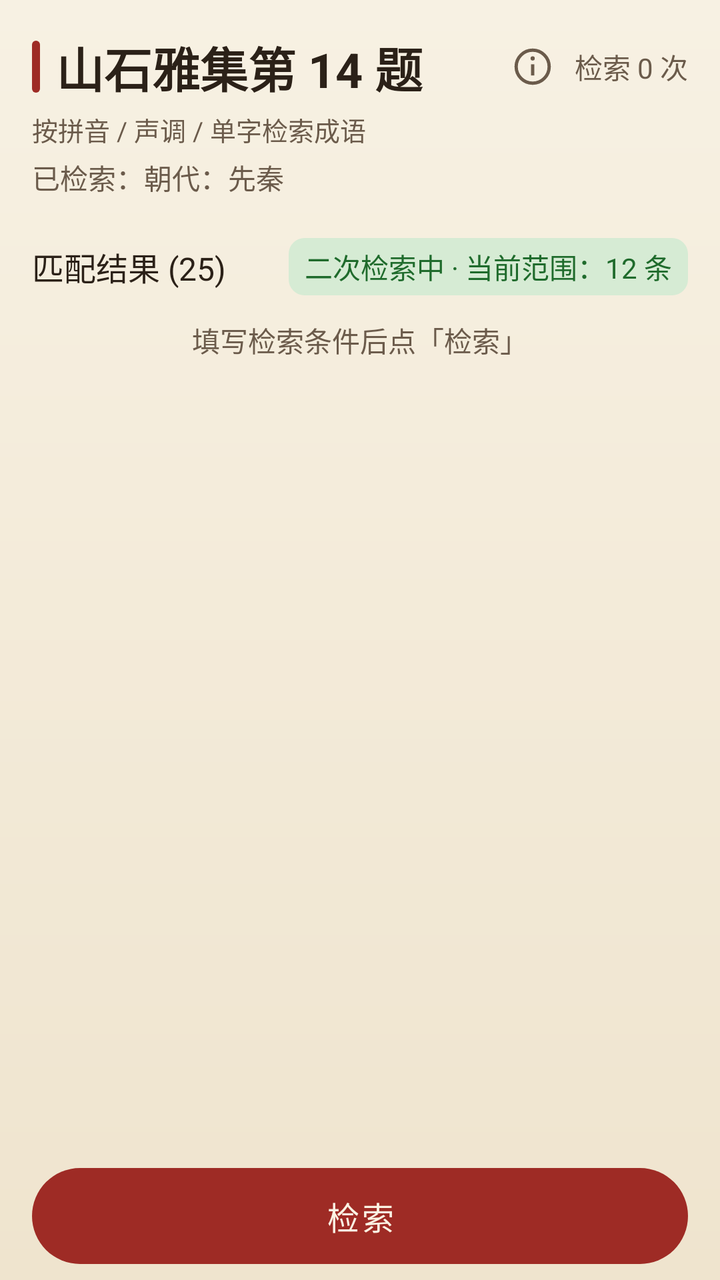
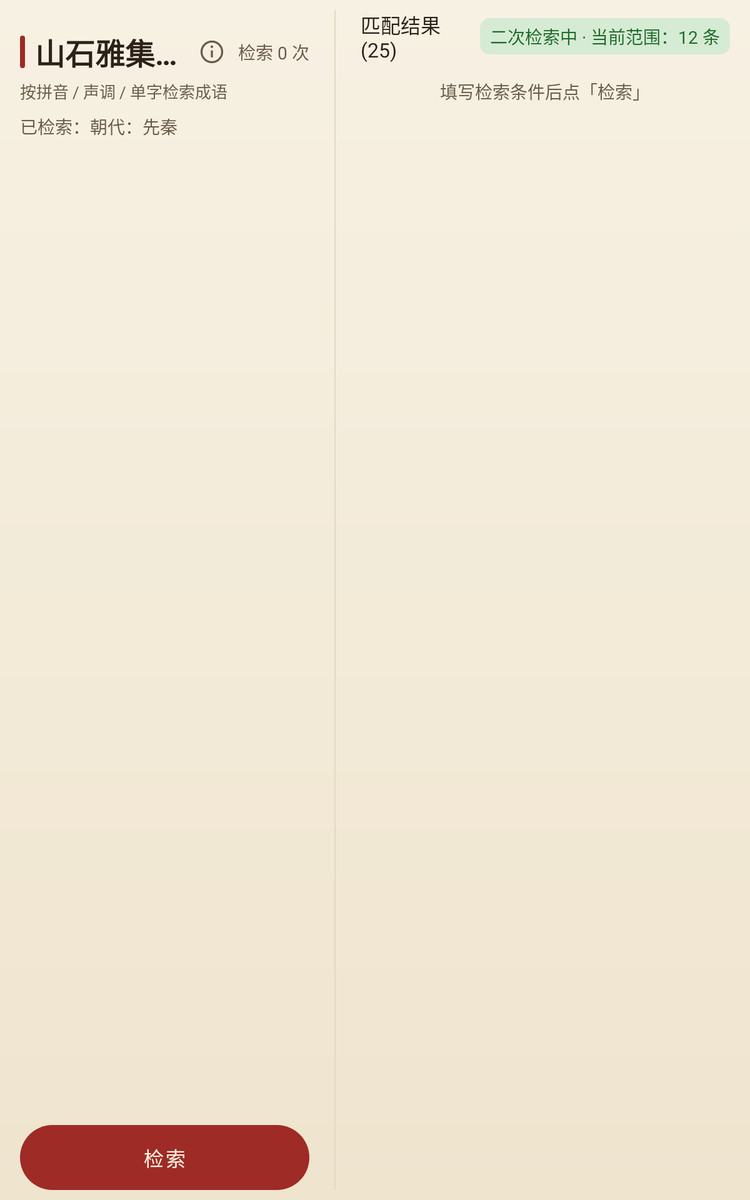

First picture: res/layout/ on a phone held upright. Second picture: the repository's own variant of that layout, on a device whose configuration matches the variant's folder. Source for both follows.
<!-- AndroidManifest.xml: application theme Theme.FhlSearch -->
<!-- res/layout/fragment_fhl_mingshi.xml -->
<?xml version="1.0" encoding="utf-8"?>
<LinearLayout xmlns:android="http://schemas.android.com/apk/res/android"
    xmlns:tools="http://schemas.android.com/tools"
    android:layout_width="match_parent"
    android:layout_height="match_parent"
    android:orientation="vertical"
    android:paddingStart="@dimen/fhl_screen_pad"
    android:paddingEnd="@dimen/fhl_screen_pad">

    <include
        android:id="@+id/header"
        layout="@layout/view_fhl_header" />

    <TextView
        android:id="@+id/tvApplied"
        style="@style/TextFhlCaption"
        android:layout_width="match_parent"
        android:layout_height="wrap_content"
        android:textColor="@color/fhl_ink_sub"
        android:visibility="gone"
        tools:text="已检索：朝代：先秦"
        tools:visibility="visible" />

    <include
        android:id="@+id/actions"
        layout="@layout/view_fhl_actions"
        android:layout_width="match_parent"
        android:layout_height="wrap_content"
        android:layout_marginTop="@dimen/fhl_gap_s" />

    <androidx.core.widget.NestedScrollView
        android:layout_width="match_parent"
        android:layout_height="0dp"
        android:layout_marginTop="@dimen/fhl_gap_s"
        android:layout_weight="1"
        android:fillViewport="true">

        <LinearLayout
            android:layout_width="match_parent"
            android:layout_height="wrap_content"
            android:orientation="vertical">

            <include
                android:id="@+id/modes"
                layout="@layout/view_fhl_ms_modes"
                android:layout_width="match_parent"
                android:layout_height="wrap_content" />

            <include
                android:id="@+id/result"
                layout="@layout/view_fhl_result"
                android:layout_width="match_parent"
                android:layout_height="wrap_content"
                android:layout_marginTop="@dimen/fhl_gap_m" />
        </LinearLayout>
    </androidx.core.widget.NestedScrollView>

    <com.google.android.material.button.MaterialButton
        android:id="@+id/btnSearch"
        style="@style/BtnFhlPrimary"
        android:layout_width="match_parent"
        android:layout_height="@dimen/fhl_btn_h"
        android:layout_marginTop="@dimen/fhl_gap_s"
        android:layout_marginBottom="@dimen/fhl_gap_s"
        android:text="@string/ms_search" />
</LinearLayout>
<!-- res/layout/view_fhl_header.xml (included above) -->
<?xml version="1.0" encoding="utf-8"?>
<LinearLayout xmlns:android="http://schemas.android.com/apk/res/android"
    xmlns:app="http://schemas.android.com/apk/res-auto"
    xmlns:tools="http://schemas.android.com/tools"
    android:id="@+id/header"
    android:layout_width="match_parent"
    android:layout_height="wrap_content"
    android:orientation="vertical">

    <LinearLayout
        android:layout_width="match_parent"
        android:layout_height="wrap_content"
        android:gravity="center_vertical"
        android:orientation="horizontal"
        android:paddingTop="@dimen/fhl_gap_l"
        android:paddingBottom="@dimen/fhl_gap_xs">

        <View
            android:layout_width="4dp"
            android:layout_height="26dp"
            android:background="@drawable/bg_fhl_title_bar" />

        <TextView
            android:id="@+id/tvTitle"
            style="@style/TextFhlTitle"
            android:layout_width="0dp"
            android:layout_height="wrap_content"
            android:layout_marginStart="@dimen/fhl_gap_s"
            android:layout_weight="1"
            android:ellipsize="end"
            android:maxLines="1"
            tools:text="山石雅集第 14 题" />

        
        <ImageButton
            android:id="@+id/btnInfo"
            android:layout_width="34dp"
            android:layout_height="34dp"
            android:layout_marginStart="@dimen/fhl_gap_xs"
            android:layout_marginEnd="@dimen/fhl_gap_xs"
            android:background="?attr/selectableItemBackgroundBorderless"
            android:contentDescription="@string/info_button"
            android:padding="6dp"
            android:scaleType="fitCenter"
            android:src="@drawable/ic_fhl_info"
            app:tint="@color/fhl_ink_sub" />

        <TextView
            android:id="@+id/tvCount"
            style="@style/TextFhlCaption"
            android:layout_width="wrap_content"
            android:layout_height="wrap_content"
            tools:text="检索 0 次" />
    </LinearLayout>

    <TextView
        android:id="@+id/tvSubtitle"
        style="@style/TextFhlSubtitle"
        android:layout_width="match_parent"
        android:layout_height="wrap_content"
        android:layout_marginBottom="@dimen/fhl_gap_xs"
        tools:text="按拼音 / 声调 / 单字检索成语" />
</LinearLayout>
<!-- res/layout/view_fhl_actions.xml (included above) -->
<?xml version="1.0" encoding="utf-8"?>
<LinearLayout xmlns:android="http://schemas.android.com/apk/res/android"
    xmlns:app="http://schemas.android.com/apk/res-auto"
    android:id="@+id/layActions"
    android:layout_width="match_parent"
    android:layout_height="wrap_content"
    android:baselineAligned="false"
    android:orientation="horizontal"
    android:visibility="gone">

    <com.google.android.material.button.MaterialButton
        android:id="@+id/btnClearAll"
        style="@style/BtnFhlLightSmall"
        android:layout_width="0dp"
        android:layout_height="@dimen/fhl_btn_h_small"
        android:layout_weight="1"
        android:layout_marginEnd="@dimen/fhl_gap_s"
        android:text="@string/btn_clear_all" />

    <com.google.android.material.button.MaterialButton
        android:id="@+id/btnClearCurrent"
        style="@style/BtnFhlLightSmall"
        android:layout_width="0dp"
        android:layout_height="@dimen/fhl_btn_h_small"
        android:layout_weight="1"
        android:layout_marginEnd="@dimen/fhl_gap_s"
        android:text="@string/btn_clear_current" />

    <com.google.android.material.button.MaterialButton
        android:id="@+id/btnSecondSearch"
        style="@style/BtnFhlPrimary"
        android:layout_width="0dp"
        android:layout_height="@dimen/fhl_btn_h_small"
        android:layout_weight="1"
        android:maxLines="1"
        android:text="@string/cy_second_search"
        android:textSize="@dimen/fhl_fs_body_s"
        app:autoSizeMaxTextSize="@dimen/fhl_fs_body_s"
        app:autoSizeMinTextSize="6sp"
        app:autoSizeStepGranularity="1sp"
        app:autoSizeTextType="uniform" />
</LinearLayout>
<!-- res/layout/view_fhl_ms_modes.xml (included above) -->
<?xml version="1.0" encoding="utf-8"?>
<LinearLayout xmlns:android="http://schemas.android.com/apk/res/android"
    android:id="@+id/modes"
    android:layout_width="match_parent"
    android:layout_height="wrap_content"
    android:orientation="vertical">

    <LinearLayout
        android:id="@+id/layModeList"
        android:layout_width="match_parent"
        android:layout_height="wrap_content"
        android:orientation="vertical" />
</LinearLayout>
<!-- res/layout/view_fhl_result.xml (included above) -->
<?xml version="1.0" encoding="utf-8"?>
<LinearLayout xmlns:android="http://schemas.android.com/apk/res/android"
    xmlns:tools="http://schemas.android.com/tools"
    android:layout_width="match_parent"
    android:layout_height="match_parent"
    android:orientation="vertical">

    
    <LinearLayout
        android:id="@+id/layStatus"
        android:layout_width="match_parent"
        android:layout_height="wrap_content"
        android:gravity="center_vertical"
        android:orientation="horizontal"
        android:visibility="gone"
        tools:visibility="visible">

        <TextView
            android:id="@+id/tvResultCount"
            style="@style/TextFhlBody"
            android:layout_width="0dp"
            android:layout_height="wrap_content"
            android:layout_weight="1"
            tools:text="匹配结果 (25)" />

        <TextView
            android:id="@+id/tvSecondBar"
            style="@style/TextFhlCaption"
            android:layout_width="wrap_content"
            android:layout_height="wrap_content"
            android:background="@drawable/bg_fhl_tag_hit"
            android:paddingStart="@dimen/fhl_gap_s"
            android:paddingEnd="@dimen/fhl_gap_s"
            android:paddingTop="@dimen/fhl_gap_xs"
            android:paddingBottom="@dimen/fhl_gap_xs"
            android:textColor="@color/fhl_green_text"
            android:visibility="gone"
            tools:text="二次检索中 · 当前范围：12 条"
            tools:visibility="visible" />
    </LinearLayout>

    <TextView
        android:id="@+id/tvEmpty"
        style="@style/TextFhlCaption"
        android:layout_width="match_parent"
        android:layout_height="wrap_content"
        android:layout_marginTop="@dimen/fhl_gap_m"
        android:gravity="center"
        android:visibility="gone"
        tools:text="填写检索条件后点「检索」"
        tools:visibility="visible" />

    <androidx.recyclerview.widget.RecyclerView
        android:id="@+id/rvResult"
        android:layout_width="match_parent"
        android:layout_height="0dp"
        android:layout_weight="1"
        android:layout_marginTop="@dimen/fhl_gap_s"
        android:clipToPadding="false"
        android:paddingBottom="@dimen/fhl_gap_s"
        android:scrollbars="vertical" />
</LinearLayout>
<!-- resources referenced by this layout -->
<resources>
  <color name="fhl_green_text">#1F6B2C</color>
  <color name="fhl_ink_sub">#6B5B4B</color>
  <dimen name="fhl_btn_h">48dp</dimen>
  <dimen name="fhl_btn_h_small">42dp</dimen>
  <dimen name="fhl_fs_body_s">14sp</dimen>
  <dimen name="fhl_gap_l">16dp</dimen>
  <dimen name="fhl_gap_m">12dp</dimen>
  <dimen name="fhl_gap_s">8dp</dimen>
  <dimen name="fhl_gap_xs">4dp</dimen>
  <dimen name="fhl_screen_pad">16dp</dimen>
  <!-- drawable bg_fhl_tag_hit (drawable) -->
  <?xml version="1.0" encoding="utf-8"?>
  <shape xmlns:android="http://schemas.android.com/apk/res/android" android:shape="rectangle">
      <solid android:color="@color/fhl_green_bg" />
      <corners android:radius="@dimen/fhl_radius_s" />
  </shape>
  <!-- drawable bg_fhl_title_bar (drawable) -->
  <?xml version="1.0" encoding="utf-8"?>
  <shape xmlns:android="http://schemas.android.com/apk/res/android" android:shape="rectangle">
      <solid android:color="@color/fhl_vermilion" />
      <corners android:radius="2dp" />
      <size android:width="4dp" />
  </shape>
  <string name="btn_clear_all">清空所有</string>
  <string name="btn_clear_current">清空当前</string>
  <string name="cy_second_search">二次检索</string>
  <string name="info_button">信息</string>
  <string name="ms_search">检索</string>
  <style name="TextFhlBody">
          <item name="android:textSize">@dimen/fhl_fs_body</item>
          <item name="android:textColor">@color/fhl_ink</item>
      </style>
  <style name="TextFhlCaption">
          <item name="android:textSize">@dimen/fhl_fs_body_s</item>
          <item name="android:textColor">@color/fhl_ink_sub</item>
      </style>
  <style name="TextFhlSubtitle">
          <item name="android:textSize">@dimen/fhl_fs_subtitle</item>
          <item name="android:textColor">@color/fhl_ink_sub</item>
      </style>
  <style name="TextFhlTitle">
          <item name="android:textSize">@dimen/fhl_fs_title</item>
          <item name="android:textColor">@color/fhl_ink</item>
          <item name="android:textStyle">bold</item>
      </style>
  <color name="fhl_green_bg">#D6EBD4</color>
  <dimen name="fhl_radius_s">8dp</dimen>
  <color name="fhl_vermilion">#9E2B25</color>
  <dimen name="fhl_btn_pad_h_small">4dp</dimen>
  <dimen name="fhl_fs_btn">16sp</dimen>
  <color name="fhl_text_on_dark">#FBF3E4</color>
  <dimen name="fhl_fs_body">16sp</dimen>
  <color name="fhl_ink">#2B2118</color>
  <dimen name="fhl_fs_subtitle">13sp</dimen>
  <dimen name="fhl_fs_title">24sp</dimen>
  <color name="fhl_vermilion_tint">#F3E3DF</color>
  <color name="fhl_gold">#B08A3E</color>
  <color name="fhl_card">#FBF7EC</color>
  <color name="fhl_line_strong">#CDBE9F</color>
  <color name="fhl_line">#E3D9C2</color>
  <color name="fhl_error">#C0392B</color>
  <color name="fhl_paper_top">#F7F1E3</color>
  <!-- drawable bg_fhl_paper (drawable) -->
  <?xml version="1.0" encoding="utf-8"?>
  <shape xmlns:android="http://schemas.android.com/apk/res/android" android:shape="rectangle">
      <gradient
          android:angle="270"
          android:startColor="@color/fhl_paper_top"
          android:endColor="@color/fhl_paper_bottom"
          android:type="linear" />
  </shape>
  <color name="fhl_paper_bottom">#EFE4CE</color>
  <style name="ThemeOverlay.FhlSearch.Dialog" parent="ThemeOverlay.Material3.MaterialAlertDialog">
          <item name="colorSurface">@color/fhl_card</item>
          <item name="colorOnSurface">@color/fhl_ink</item>
          <item name="colorPrimary">@color/fhl_vermilion</item>
      </style>
  <color name="fhl_vermilion_pressed">#7E211C</color>
  <dimen name="fhl_radius_pill">999dp</dimen>
  <color name="fhl_gold_tint">#F1E8D2</color>
  <color name="fhl_btn_light">#FFFDF7</color>
  <dimen name="fhl_stroke_hair">1dp</dimen>
  <!-- some entries are left out for length -->
</resources>
<!-- res/layout-sw600dp/fragment_fhl_mingshi.xml (the repository's variant of the layout above) -->
<!-- drawn on a 7-inch tablet held upright -->
<?xml version="1.0" encoding="utf-8"?>
<LinearLayout xmlns:android="http://schemas.android.com/apk/res/android"
    xmlns:tools="http://schemas.android.com/tools"
    android:layout_width="match_parent"
    android:layout_height="match_parent"
    android:orientation="horizontal"
    android:paddingStart="@dimen/fhl_screen_pad"
    android:paddingEnd="@dimen/fhl_screen_pad"
    android:paddingTop="@dimen/fhl_gap_s"
    android:paddingBottom="@dimen/fhl_gap_s">

    <LinearLayout
        android:layout_width="0dp"
        android:layout_height="match_parent"
        android:layout_weight="44"
        android:orientation="vertical">

        <include
            android:id="@+id/header"
            layout="@layout/view_fhl_header" />

        <TextView
            android:id="@+id/tvApplied"
            style="@style/TextFhlCaption"
            android:layout_width="match_parent"
            android:layout_height="wrap_content"
            android:layout_marginTop="@dimen/fhl_gap_xs"
            android:textColor="@color/fhl_ink_sub"
            android:visibility="gone"
            tools:text="已检索：朝代：先秦"
            tools:visibility="visible" />

        <androidx.core.widget.NestedScrollView
            android:layout_width="match_parent"
            android:layout_height="0dp"
            android:layout_weight="1"
            android:fillViewport="true">

            <include
                android:id="@+id/modes"
                layout="@layout/view_fhl_ms_modes" />
        </androidx.core.widget.NestedScrollView>

        <com.google.android.material.button.MaterialButton
            android:id="@+id/btnSearch"
            style="@style/BtnFhlPrimary"
            android:layout_width="match_parent"
            android:layout_height="@dimen/fhl_btn_h_large"
            android:layout_marginTop="@dimen/fhl_gap_s"
            android:text="@string/ms_search" />
    </LinearLayout>

    <View
        android:layout_width="@dimen/fhl_stroke_hair"
        android:layout_height="match_parent"
        android:layout_marginStart="@dimen/fhl_pane_gap"
        android:layout_marginEnd="@dimen/fhl_pane_gap"
        android:background="@color/fhl_line" />

    <LinearLayout
        android:layout_width="0dp"
        android:layout_height="match_parent"
        android:layout_weight="56"
        android:orientation="vertical">

        <include
            android:id="@+id/actions"
            layout="@layout/view_fhl_actions"
            android:layout_width="match_parent"
            android:layout_height="wrap_content"
            android:layout_marginBottom="@dimen/fhl_gap_s" />

        <include
            android:id="@+id/result"
            layout="@layout/view_fhl_result"
            android:layout_width="match_parent"
            android:layout_height="0dp"
            android:layout_weight="1" />
    </LinearLayout>
</LinearLayout>
<!-- resources referenced by the variant -->
<!-- as a 7-inch tablet held upright resolves them -->
<resources>
  <color name="fhl_green_text">#1F6B2C</color>
  <color name="fhl_ink_sub">#6B5B4B</color>
  <color name="fhl_line">#E3D9C2</color>
  <dimen name="fhl_btn_h_large">52dp</dimen>
  <dimen name="fhl_btn_h_small">42dp</dimen>
  <dimen name="fhl_fs_body_s">14sp</dimen>
  <dimen name="fhl_gap_l">16dp</dimen>
  <dimen name="fhl_gap_m">12dp</dimen>
  <dimen name="fhl_gap_s">8dp</dimen>
  <dimen name="fhl_gap_xs">4dp</dimen>
  <dimen name="fhl_pane_gap">20dp</dimen>
  <dimen name="fhl_screen_pad">16dp</dimen>
  <dimen name="fhl_stroke_hair">1dp</dimen>
  <!-- drawable bg_fhl_tag_hit (drawable) -->
  <?xml version="1.0" encoding="utf-8"?>
  <shape xmlns:android="http://schemas.android.com/apk/res/android" android:shape="rectangle">
      <solid android:color="@color/fhl_green_bg" />
      <corners android:radius="@dimen/fhl_radius_s" />
  </shape>
  <!-- drawable bg_fhl_title_bar (drawable) -->
  <?xml version="1.0" encoding="utf-8"?>
  <shape xmlns:android="http://schemas.android.com/apk/res/android" android:shape="rectangle">
      <solid android:color="@color/fhl_vermilion" />
      <corners android:radius="2dp" />
      <size android:width="4dp" />
  </shape>
  <string name="btn_clear_all">清空所有</string>
  <string name="btn_clear_current">清空当前</string>
  <string name="cy_second_search">二次检索</string>
  <string name="info_button">信息</string>
  <string name="ms_search">检索</string>
  <style name="TextFhlBody">
          <item name="android:textSize">@dimen/fhl_fs_body</item>
          <item name="android:textColor">@color/fhl_ink</item>
      </style>
  <style name="TextFhlCaption">
          <item name="android:textSize">@dimen/fhl_fs_body_s</item>
          <item name="android:textColor">@color/fhl_ink_sub</item>
      </style>
  <style name="TextFhlSubtitle">
          <item name="android:textSize">@dimen/fhl_fs_subtitle</item>
          <item name="android:textColor">@color/fhl_ink_sub</item>
      </style>
  <style name="TextFhlTitle">
          <item name="android:textSize">@dimen/fhl_fs_title</item>
          <item name="android:textColor">@color/fhl_ink</item>
          <item name="android:textStyle">bold</item>
      </style>
  <color name="fhl_green_bg">#D6EBD4</color>
  <dimen name="fhl_radius_s">8dp</dimen>
  <color name="fhl_vermilion">#9E2B25</color>
  <dimen name="fhl_btn_pad_h_small">4dp</dimen>
  <dimen name="fhl_fs_btn">16sp</dimen>
  <color name="fhl_text_on_dark">#FBF3E4</color>
  <dimen name="fhl_fs_body">16sp</dimen>
  <color name="fhl_ink">#2B2118</color>
  <dimen name="fhl_fs_subtitle">13sp</dimen>
  <dimen name="fhl_fs_title">24sp</dimen>
  <color name="fhl_vermilion_tint">#F3E3DF</color>
  <color name="fhl_gold">#B08A3E</color>
  <color name="fhl_card">#FBF7EC</color>
  <color name="fhl_line_strong">#CDBE9F</color>
  <color name="fhl_error">#C0392B</color>
  <color name="fhl_paper_top">#F7F1E3</color>
  <!-- drawable bg_fhl_paper (drawable) -->
  <?xml version="1.0" encoding="utf-8"?>
  <shape xmlns:android="http://schemas.android.com/apk/res/android" android:shape="rectangle">
      <gradient
          android:angle="270"
          android:startColor="@color/fhl_paper_top"
          android:endColor="@color/fhl_paper_bottom"
          android:type="linear" />
  </shape>
  <color name="fhl_paper_bottom">#EFE4CE</color>
  <style name="ThemeOverlay.FhlSearch.Dialog" parent="ThemeOverlay.Material3.MaterialAlertDialog">
          <item name="colorSurface">@color/fhl_card</item>
          <item name="colorOnSurface">@color/fhl_ink</item>
          <item name="colorPrimary">@color/fhl_vermilion</item>
      </style>
  <color name="fhl_vermilion_pressed">#7E211C</color>
  <dimen name="fhl_radius_pill">999dp</dimen>
  <color name="fhl_gold_tint">#F1E8D2</color>
  <color name="fhl_btn_light">#FFFDF7</color>
  <!-- some entries are left out for length -->
</resources>
